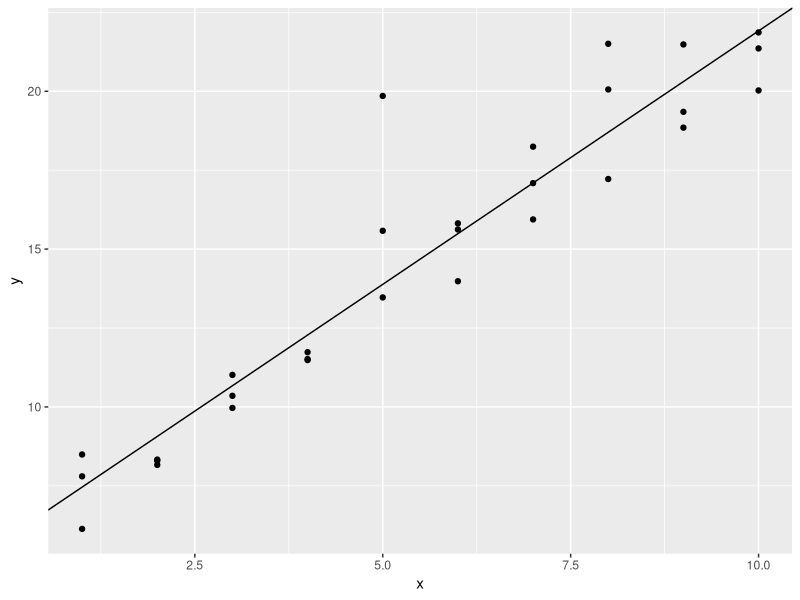
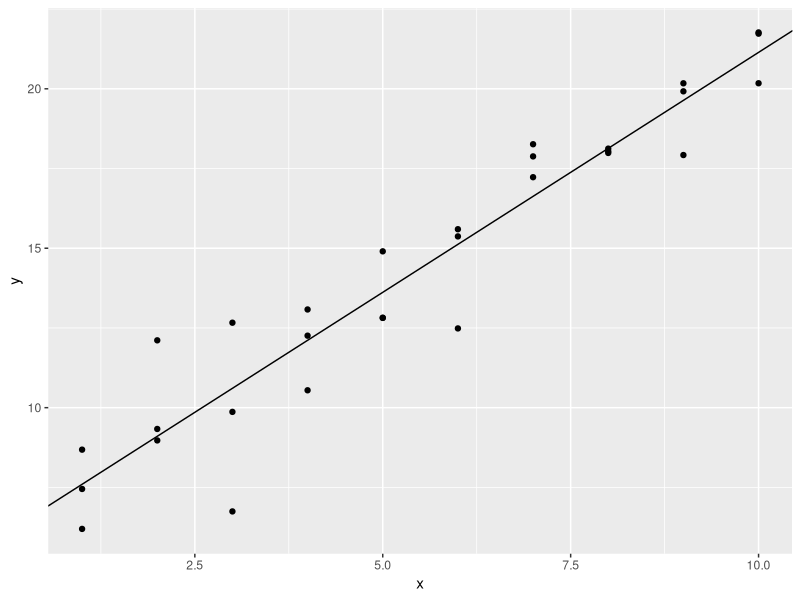
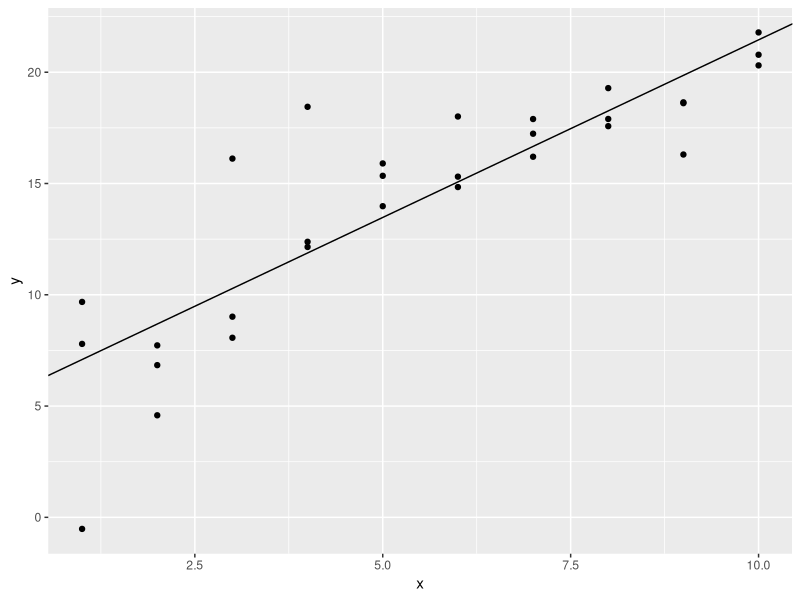
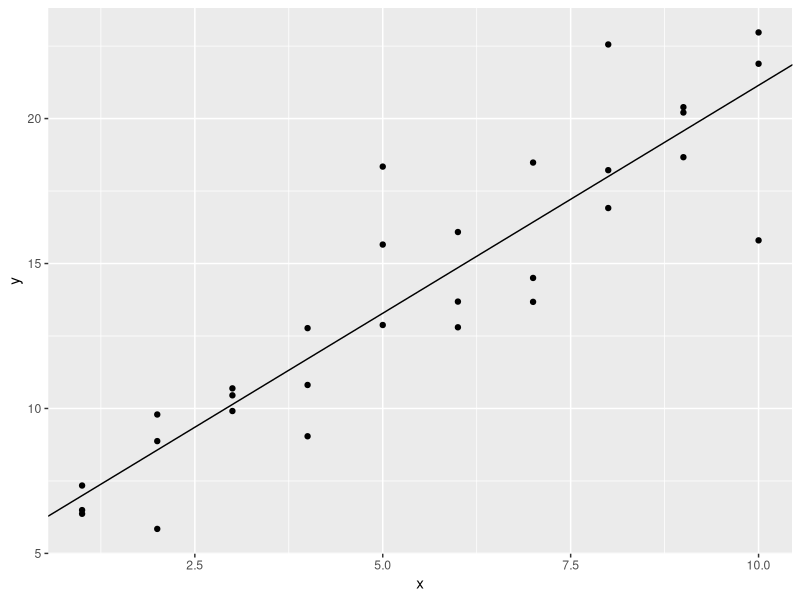
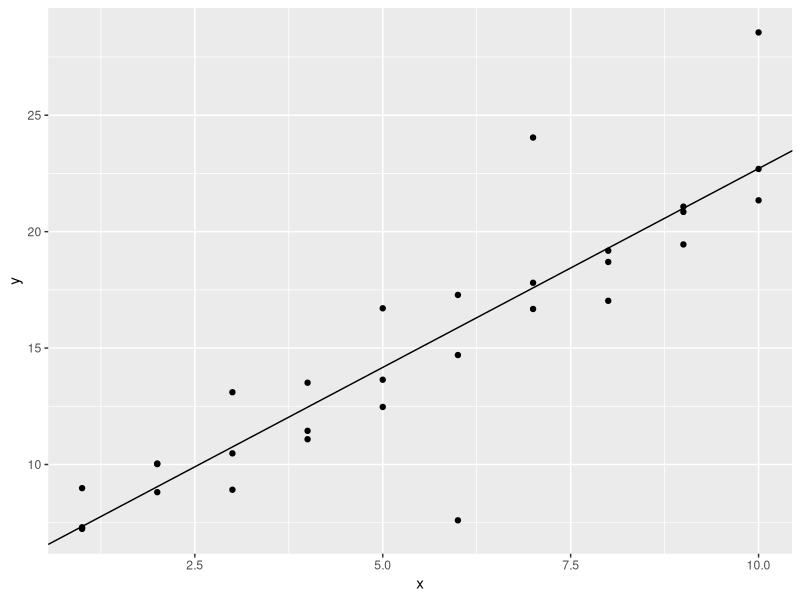
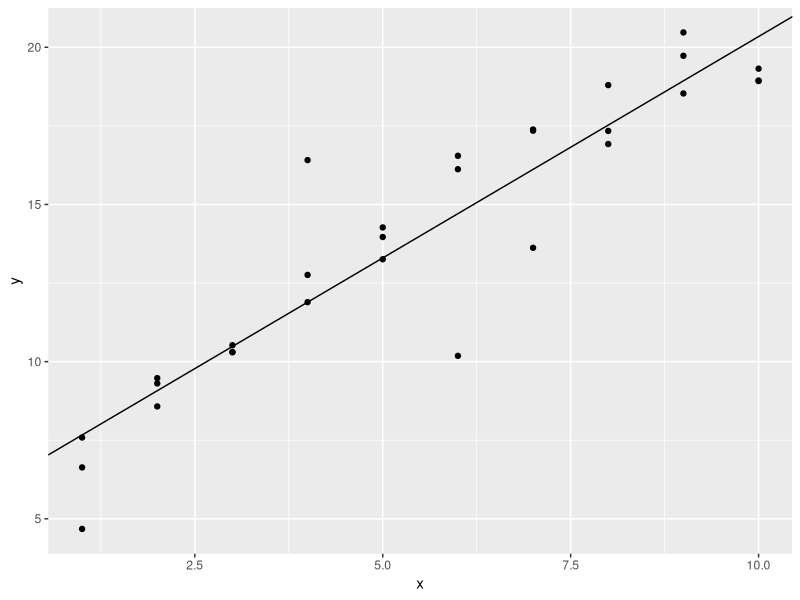

Generate these figures, in order, with R: (Note: this script raises an error after producing the figures.)
library(tidyverse)
library(modelr)


# q1 ----------------------------------------------------------------------

sim1a <- tibble(
        x = rep(1:10, each = 3),
        y = x * 1.5 + 6 + rt(length(x), df = 2)
)

sim1a_mod <- lm(y ~ x, data = sim1a)

coef(sim1a_mod)

sim1a %>%
        ggplot(aes(x, y)) +
        geom_point() +
        geom_abline(intercept = sim1a_mod[[1]][[1]], slope = sim1a_mod[[1]][[2]])

######performing multiple simulations

rerun_simulation <- function(times) {
        for (i in 1:times) {
                sim1a <- tibble(
                        x = rep(1:10, each = 3),
                        y = x * 1.5 + 6 + rt(length(x), df = 2)
                )
                
                sim1a_mod <- lm(y ~ x, data = sim1a)
                print(i)
                print(coef(sim1a_mod))
                
                plot <- sim1a %>%
                        ggplot(aes(x, y)) +
                        geom_point() +
                        geom_abline(intercept = sim1a_mod[[1]][[1]], slope = sim1a_mod[[1]][[2]])
                
                print(plot)
        }
}

rerun_simulation(5) 
 #from the model, i notice that the slope (x) and the intercept are pretty stable across simulations


# q2 ----------------------------------------------------------------------
sim1a <- tibble(
        x = rep(1:10, each = 3),
        y = x * 1.5 + 6 + rt(length(x), df = 2)
)

make_prediction <- function(a, data) {
        a[1] + data$x * a[2]
}

measure_distance <- function (mod, data) {
        diff <- data$y - make_prediction(mod, data)
        mean(abs(diff))
}

best <- optim(c(0,0), measure_distance, data = sim1a)

best$par #this is the result using optim (1st number = intercept, 2nd = slope)

linear_model <- lm(data = sim1a, y ~ x)

coef(linear_model) #this is the result from using lm() function

 #results are different using the two different measuring techniques. i'd trust linear model lm() more.


# q3 ----------------------------------------------------------------------

make_prediction <- function(a, data) {
        a[1] + data$x * a[2] + a[3] #3 parameters
}

sim1a <- tibble(
        x = rep(1:10, each = 3),
        y = x * 1.5 + 6 + rt(length(x), df = 2)
)

measure_distance <- function (mod, data) {
        diff <- data$y - make_prediction(mod, data)
        mean(abs(diff))
}

best <- optim(c(0,0,0), measure_distance, data = sim1a)

best$par

 #what i can think of is it's hard to visualise the possible models when you have 3 parameters. with 2 parameters you can use geom_point and have the 2 parameters as x and y
 #below is how you would visualise a model using two parameters

ggplot(models, aes(a1, a2)) +
        geom_point(data = filter(models, rank(dist) <=10), size = 4, color = "red") +
        geom_point(color = -dist)